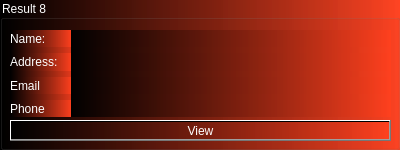
         <widget class="QGroupBox" name="groupBox_7">
          <property name="minimumSize">
           <size>
            <width>400</width>
            <height>150</height>
           </size>
          </property>
          <property name="maximumSize">
           <size>
            <width>400</width>
            <height>150</height>
           </size>
          </property>
          <property name="autoFillBackground">
           <bool>false</bool>
          </property>
          <property name="styleSheet">
           <string notr="true">color: white;
background-color:
qlineargradient(spread:pad, x1:0, y1:0, x2:1, y2:0, stop:0 rgba(0, 0, 0, 255), stop:1 rgba(255, 64, 30,220))
</string>
          </property>
          <property name="title">
           <string>Result 8</string>
          </property>
          <widget class="QWidget" name="verticalLayoutWidget_59">
           <property name="geometry">
            <rect>
             <x>70</x>
             <y>30</y>
             <width>321</width>
             <height>87</height>
            </rect>
           </property>
           <layout class="QVBoxLayout" name="verticalLayout_60">
            <property name="sizeConstraint">
             <enum>QLayout::SetMinimumSize</enum>
            </property>
            <item>
             <widget class="QLabel" name="label_433">
              <property name="text">
               <string/>
              </property>
             </widget>
            </item>
            <item>
             <widget class="QLabel" name="label_434">
              <property name="text">
               <string/>
              </property>
             </widget>
            </item>
            <item>
             <widget class="QLabel" name="label_435">
              <property name="text">
               <string/>
              </property>
             </widget>
            </item>
            <item>
             <widget class="QLabel" name="label_436">
              <property name="text">
               <string/>
              </property>
             </widget>
            </item>
           </layout>
          </widget>
          <widget class="QWidget" name="verticalLayoutWidget_60">
           <property name="geometry">
            <rect>
             <x>10</x>
             <y>30</y>
             <width>61</width>
             <height>87</height>
            </rect>
           </property>
           <layout class="QVBoxLayout" name="verticalLayout_61">
            <item>
             <widget class="QLabel" name="label_437">
              <property name="text">
               <string>Name:</string>
              </property>
             </widget>
            </item>
            <item>
             <widget class="QLabel" name="label_438">
              <property name="text">
               <string>Address:</string>
              </property>
             </widget>
            </item>
            <item>
             <widget class="QLabel" name="label_439">
              <property name="text">
               <string>Email</string>
              </property>
             </widget>
            </item>
            <item>
             <widget class="QLabel" name="label_440">
              <property name="text">
               <string>Phone</string>
              </property>
             </widget>
            </item>
           </layout>
          </widget>
          <widget class="QPushButton" name="pushButton_7">
           <property name="geometry">
            <rect>
             <x>10</x>
             <y>120</y>
             <width>381</width>
             <height>21</height>
            </rect>
           </property>
           <property name="text">
            <string>View</string>
           </property>
          </widget>
         </widget>
